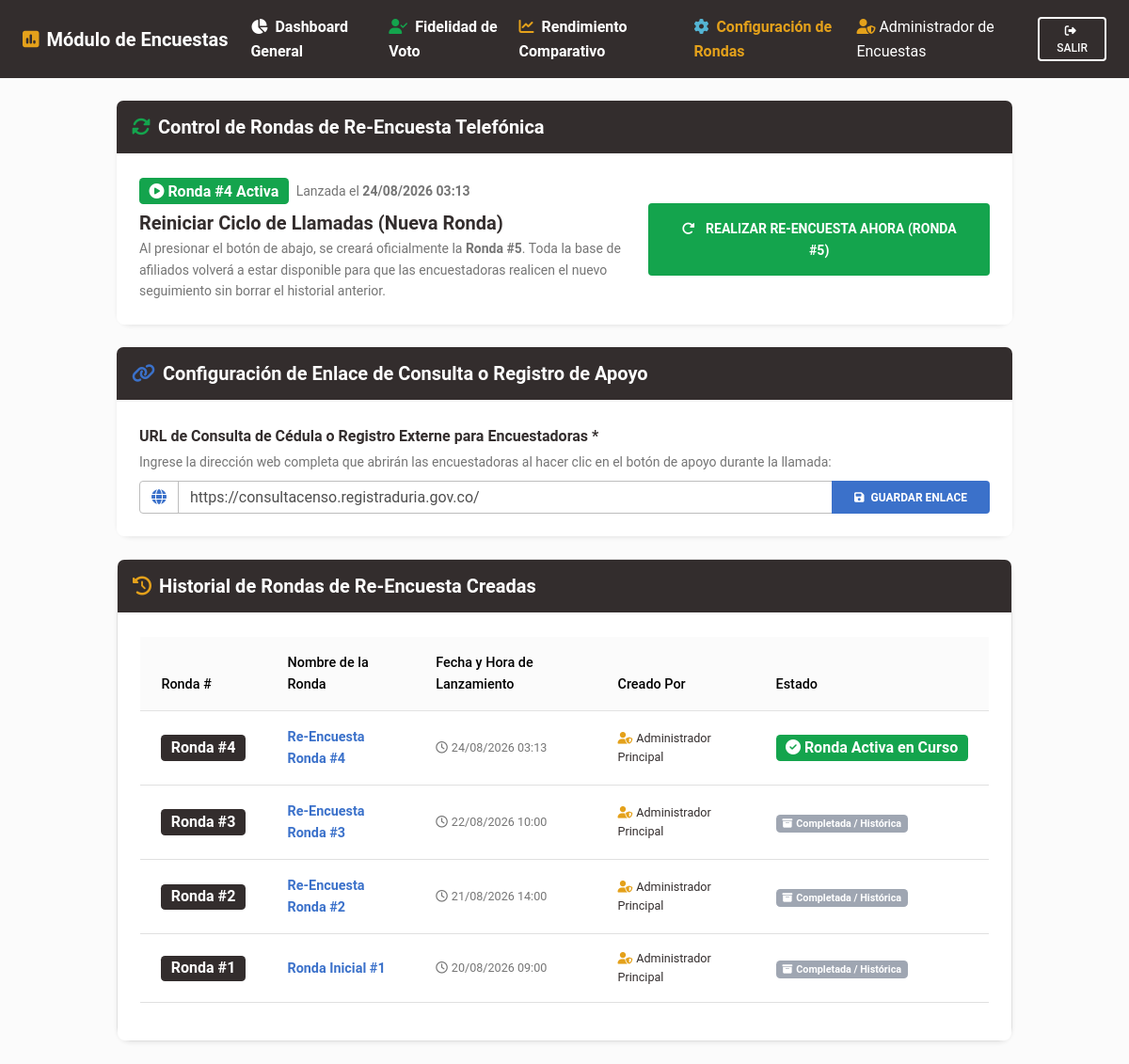
The app's page /admin_encuestas/configuracion.php (signed in) with its own data.
### tables this page shows
CREATE TABLE `usuarios` (
  `id` int(11) NOT NULL AUTO_INCREMENT,
  `nombre_completo` varchar(150) NOT NULL,
  `cedula` varchar(20) NOT NULL,
  `telefono` varchar(20) NOT NULL,
  `username` varchar(50) NOT NULL,
  `password` varchar(255) NOT NULL,
  `role_id` int(11) NOT NULL,
  `codigo_referido` varchar(30) NOT NULL,
  `intentos_fallidos` int(11) DEFAULT 0,
  `bloqueado_hasta` datetime DEFAULT NULL,
  `creado_en` datetime DEFAULT current_timestamp(),
  PRIMARY KEY (`id`),
  UNIQUE KEY `cedula` (`cedula`),
  UNIQUE KEY `username` (`username`),
  UNIQUE KEY `codigo_referido` (`codigo_referido`),
  KEY `role_id` (`role_id`),
  CONSTRAINT `usuarios_ibfk_1` FOREIGN KEY (`role_id`) REFERENCES `roles` (`id`)
);

CREATE TABLE `rondas_encuestas` (
  `id` int(11) NOT NULL AUTO_INCREMENT,
  `numero_ronda` int(11) NOT NULL,
  `nombre_ronda` varchar(150) DEFAULT NULL,
  `creado_por` int(11) NOT NULL,
  `creado_en` datetime DEFAULT current_timestamp(),
  PRIMARY KEY (`id`)
);

CREATE TABLE `configuracion_encuestas` (
  `id` int(11) NOT NULL DEFAULT 1,
  `dias_reencuesta` int(11) NOT NULL DEFAULT 15,
  `url_consulta_externa` text DEFAULT NULL,
  `actualizado_en` timestamp NOT NULL DEFAULT current_timestamp() ON UPDATE current_timestamp(),
  PRIMARY KEY (`id`)
);

### config/auth.php (called while the page is built, shortened)
<?php
require_once __DIR__ . '/security.php';
function getCurrentUser() {
    $pdo = getDB();
    $stmt = $pdo->prepare("SELECT u.*, r.nombre as role_name FROM usuarios u JOIN roles r ON u.role_id = r.id WHERE u.id = ?");
    $stmt->execute([$_SESSION['user_id']]);
    return $stmt->fetch();
}

### config/security.php (called while the page is built, shortened)
<?php
function e($string) {
    return htmlspecialchars((string)$string, ENT_QUOTES, 'UTF-8');
}

### admin_encuestas/configuracion.php (the view, shortened to what this page needs)
<?php
require_once __DIR__ . '/../config/security.php';
require_once __DIR__ . '/../config/auth.php';
$admin = getCurrentUser();
$pdo = getDB();
$stmtConfigUrl = $pdo->query("SELECT url_consulta_externa FROM configuracion_encuestas WHERE id = 1");
$urlExternaActual = $stmtConfigUrl->fetchColumn() ?: '../registro.php?ref=LID-40FEA8AA';
$stmtHistorialRondas = $pdo->query("SELECT r.*, u.nombre_completo as creador_nombre FROM rondas_encuestas r JOIN usuarios u ON r.creado_por = u.id ORDER BY r.numero_ronda DESC");
$listaRondas = $stmtHistorialRondas->fetchAll();
$rondaActiva = $listaRondas[0] ?? ['id' => 1, 'numero_ronda' => 1, 'nombre_ronda' => 'Ronda Inicial #1', 'creado_en' => date('Y-m-d H:i:s')];
?>
<!DOCTYPE html>
<html lang="es">
<head>
    <link rel="stylesheet" href="https://cdnjs.cloudflare.com/ajax/libs/font-awesome/6.4.0/css/all.min.css">
    <link rel="stylesheet" href="https://cdnjs.cloudflare.com/ajax/libs/mdb-ui-kit/6.4.0/mdb.min.css">
    <link rel="stylesheet" href="../assets/css/custom.css">
</head>
<body class="bg-light">
<?php $activeTab = 'configuracion'; include __DIR__ . '/navbar.php'; ?>
<div class="container-fluid px-4 py-4" style="max-width: 1000px;">
    <div class="card card-custom mb-4 border-success shadow-sm">
        <div class="card-header bg-dark text-white p-3">
            <h5 class="fw-bold mb-0"><i class="fas fa-sync-alt me-2 text-success"></i>Control de Rondas de Re-Encuesta Telefónica</h5>
        </div>
        <div class="card-body p-4 bg-white">
            <div class="row align-items-center">
                <div class="col-lg-7 mb-3 mb-lg-0">
                    <div class="d-flex align-items-center gap-2 mb-2">
                        <span class="badge bg-success fs-6"><i class="fas fa-play-circle me-1"></i>Ronda #<?= $rondaActiva['numero_ronda'] ?> Activa</span>
                        <span class="text-muted small">Lanzada el <strong><?= date('d/m/Y H:i', strtotime($rondaActiva['creado_en'])) ?></strong></span>
                    </div>
                    <h5 class="fw-bold text-dark mb-1">Reiniciar Ciclo de Llamadas (Nueva Ronda)</h5>
                    <p class="text-muted small mb-0">Al presionar el botón de abajo, se creará oficialmente la <strong>Ronda #<?= $rondaActiva['numero_ronda'] + 1 ?></strong>. Toda la base de afiliados volverá a estar disponible para que las encuestadoras realicen el nuevo seguimiento sin borrar el historial anterior.</p>
                </div>
                <div class="col-lg-5 text-lg-end">
                    <form action="configuracion.php" method="POST" onsubmit="return confirm('⚠️ ¿Está completamente seguro de iniciar una NUEVA RONDA de re-encuesta (#<?= $rondaActiva['numero_ronda'] + 1 ?>)?\n\nEsto habilitará de nuevo a todos los afiliados para que las encuestadoras comiencen las llamadas del nuevo ciclo.');">
                        <button type="submit" class="btn btn-success btn-lg fw-bold shadow-0 w-100 py-3">
                            <i class="fas fa-redo-alt me-2"></i> Realizar Re-Encuesta Ahora (Ronda #<?= $rondaActiva['numero_ronda'] + 1 ?>)
                        </button>
                    </form>
                </div>
            </div>
        </div>
    </div>
    <div class="card card-custom mb-4 border-primary shadow-sm">
        <div class="card-header bg-dark text-white p-3">
            <h5 class="fw-bold mb-0"><i class="fas fa-link me-2 text-primary"></i>Configuración de Enlace de Consulta o Registro de Apoyo</h5>
        </div>
        <div class="card-body p-4 bg-white">
            <form action="configuracion.php" method="POST" class="row align-items-center g-3">
                <div class="col-12">
                    <label class="form-label fw-bold text-dark mb-1">URL de Consulta de Cédula o Registro Externe para Encuestadoras *</label>
                    <p class="text-muted small mb-2">Ingrese la dirección web completa que abrirán las encuestadoras al hacer clic en el botón de apoyo durante la llamada:</p>
                    <div class="input-group">
                        <span class="input-group-text"><i class="fas fa-globe text-primary"></i></span>
                        <input type="url" name="url_consulta_externa" class="form-control" placeholder="http://localhost/Aplicaiones/fieles/registro.php?ref=LID-40FEA8AA" value="<?= e($urlExternaActual) ?>" required>
                        <button type="submit" class="btn btn-primary fw-bold shadow-0 px-4">
                            <i class="fas fa-save me-1"></i> Guardar Enlace
                        </button>
                    </div>
                </div>
            </form>
        </div>
    </div>
    <div class="card card-custom shadow-sm border">
        <div class="card-header bg-dark text-white p-3">
            <h5 class="fw-bold mb-0"><i class="fas fa-history me-2 text-warning"></i>Historial de Rondas de Re-Encuesta Creadas</h5>
        </div>
        <div class="card-body p-4 bg-white">
            <div class="table-responsive">
                <table class="table table-hover align-middle">
                    <thead class="table-light">
                        <tr>
                            <th>Ronda #</th>
                            <th>Nombre de la Ronda</th>
                            <th>Fecha y Hora de Lanzamiento</th>
                            <th>Creado Por</th>
                            <th>Estado</th>
                        </tr>
                    </thead>
                    <tbody>
                        <?php foreach ($listaRondas as $r): ?>
                            <tr>
                                <td class="fw-bold">
                                    <span class="badge bg-dark fs-6">Ronda #<?= $r['numero_ronda'] ?></span>
                                </td>
                                <td class="fw-bold text-primary"><?= e($r['nombre_ronda']) ?></td>
                                <td class="small text-muted"><i class="far fa-clock me-1"></i><?= date('d/m/Y H:i', strtotime($r['creado_en'])) ?></td>
                                <td class="small text-dark"><i class="fas fa-user-shield me-1 text-warning"></i><?= e($r['creador_nombre']) ?></td>
                                <td>
                                    <?php if ($r['id'] == $rondaActiva['id']): ?>
                                        <span class="badge bg-success fs-6"><i class="fas fa-check-circle me-1"></i>Ronda Activa en Curso</span>
                                    <?php else: ?>
                                        <span class="badge bg-secondary"><i class="fas fa-archive me-1"></i>Completada / Histórica</span>
                                    <?php endif; ?>
                                </td>
                            </tr>
                        <?php endforeach; ?>
                    </tbody>
                </table>
            </div>
        </div>
    </div>
</div>
</body>
</html>

### admin_encuestas/navbar.php (shortened to what this page needs)
<nav class="navbar navbar-expand-lg navbar-dark bg-dark shadow-0 py-2">
    <div class="container-fluid px-4">
        <a class="navbar-brand fw-bold" href="dashboard.php">
            <i class="fas fa-poll text-warning me-2"></i>Módulo de Encuestas
        </a>
        <div class="collapse navbar-collapse" id="navEncuestadoras">
            <ul class="navbar-nav me-auto mb-2 mb-lg-0">
                <li class="nav-item">
                    <a class="nav-link <?= $activeTab === 'dashboard' ? 'active text-warning' : 'text-white' ?> fw-bold" href="dashboard.php">
                        <i class="fas fa-chart-pie me-1"></i> Dashboard General
                    </a>
                </li>
                <li class="nav-item">
                    <a class="nav-link <?= $activeTab === 'fidelidad' ? 'active text-warning' : 'text-white' ?> fw-bold" href="fidelidad.php">
                        <i class="fas fa-user-check me-1 text-success"></i> Fidelidad de Voto
                    </a>
                </li>
                <li class="nav-item">
                    <a class="nav-link <?= $activeTab === 'rendimiento' ? 'active text-warning' : 'text-white' ?> fw-bold" href="rendimiento.php">
                        <i class="fas fa-chart-line me-1 text-warning"></i> Rendimiento Comparativo
                    </a>
                </li>
                <li class="nav-item">
                    <a class="nav-link <?= $activeTab === 'configuracion' ? 'active text-warning' : 'text-white' ?> fw-bold" href="configuracion.php">
                        <i class="fas fa-cog me-1 text-info"></i> Configuración de Rondas
                    </a>
                </li>
            </ul>
            <div class="d-flex align-items-center">
                <span class="text-white me-3"><i class="fas fa-user-shield text-warning me-1"></i><?= e($admin['nombre_completo']) ?></span>
                <a href="../logout.php" class="btn btn-outline-light btn-sm"><i class="fas fa-sign-out-alt me-1"></i> Salir</a>
            </div>
        </div>
    </div>
</nav>

### assets/css/custom.css (style rules this page uses)
:root { --primary-color: #0d47a1; --secondary-color: #1976d2; --accent-color: #ff6f00; --bg-light: #f5f7fa; }
body { background-color: var(--bg-light); font-family: 'Roboto', 'Segoe UI', sans-serif; color: #333; }
.card-custom { border: none; border-radius: 15px; box-shadow: 0 6px 18px rgba(0, 0, 0, 0.06); transition: transform 0.2s ease, box-shadow 0.2s ease; }

### records on screen
usuarios: nombre_completo "Administrador de Encuestas"
rondas_encuestas: numero_ronda "4", creado_en "24/08/2026 03:13", $rondaActiva['numero_ronda'] + 1 "5", nombre_ronda "Re-Encuesta Ronda #4", usuarios.nombre_completo "Administrador Principal", shows "Ronda Activa en Curso"
configuracion_encuestas: url_consulta_externa "https://consultacenso.registraduria.gov.co/"
rondas_encuestas: numero_ronda "3", nombre_ronda "Re-Encuesta Ronda #3", creado_en "22/08/2026 10:00", usuarios.nombre_completo "Administrador Principal", shows "Completada / Histórica"
rondas_encuestas: numero_ronda "2", nombre_ronda "Re-Encuesta Ronda #2", creado_en "21/08/2026 14:00", usuarios.nombre_completo "Administrador Principal", shows "Completada / Histórica"
rondas_encuestas: numero_ronda "1", nombre_ronda "Ronda Inicial #1", creado_en "20/08/2026 09:00", usuarios.nombre_completo "Administrador Principal", shows "Completada / Histórica"
